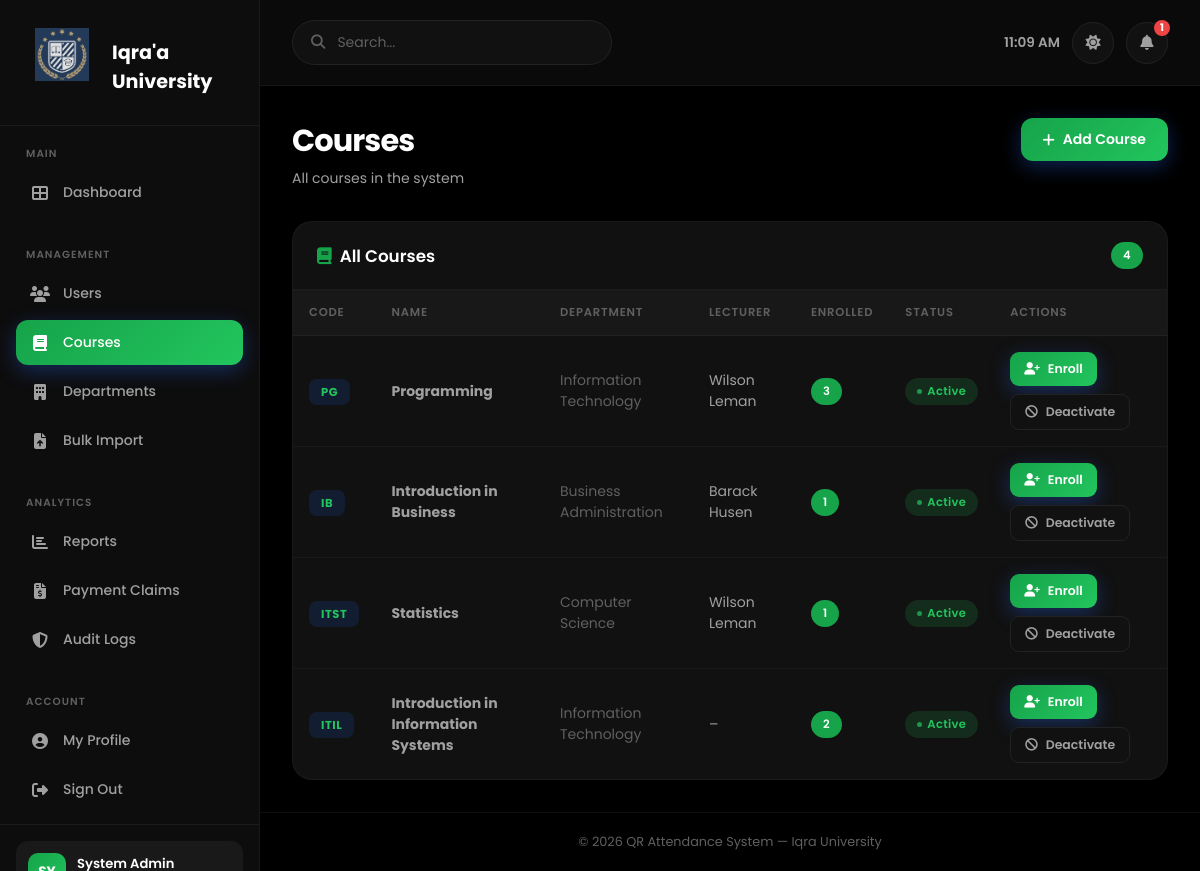
Page /admin/courses (signed in) on the committed database.
### tables this page shows
CREATE TABLE `courses` (
  `id` int(10) UNSIGNED NOT NULL,
  `department_id` int(10) UNSIGNED DEFAULT NULL,
  `lecturer_id` int(10) UNSIGNED DEFAULT NULL,
  `code` varchar(30) NOT NULL,
  `name` varchar(180) NOT NULL,
  `description` text DEFAULT NULL,
  `credit_hours` tinyint(3) UNSIGNED DEFAULT 3,
  `semester` tinyint(3) UNSIGNED DEFAULT NULL,
  `year_of_study` tinyint(3) UNSIGNED DEFAULT NULL,
  `academic_year` varchar(10) DEFAULT NULL,
  `is_active` tinyint(1) NOT NULL DEFAULT 1,
  `created_at` timestamp NOT NULL DEFAULT current_timestamp()
);

CREATE TABLE `departments` (
  `id` int(10) UNSIGNED NOT NULL,
  `name` varchar(120) NOT NULL,
  `code` varchar(20) NOT NULL,
  `created_at` timestamp NOT NULL DEFAULT current_timestamp()
);

### app/core/Controller.php (called while the page is built, shortened)
<?php
class Controller
{
    public function __construct()
    {
        $this->db = Database::getInstance();
    }
    protected function view(string $view, array $data = []): void
    {
        extract($data, EXTR_SKIP);
        $file = APP_PATH . "/views/{$view}.php";
        require APP_PATH . '/views/layouts/header.php';
        require $file;
        require APP_PATH . '/views/layouts/footer.php';
    }
}

### app/controllers/AdminController.php (called while the page is built, shortened)
<?php
class AdminController extends Controller
{
    public function courses(): void
    {
        $courses = $this->db->all(
            "SELECT c.*, d.name AS dept_name, u.name AS lecturer_name,
                    COUNT(DISTINCT e.id) AS enrolled
               FROM courses c
               LEFT JOIN departments d ON d.id = c.department_id
               LEFT JOIN lecturers   l ON l.id = c.lecturer_id
               LEFT JOIN users       u ON u.id = l.user_id
               LEFT JOIN enrollments e ON e.course_id = c.id
              GROUP BY c.id ORDER BY c.created_at DESC"
        );
        $this->view('admin/courses', [
            'user'    => Auth::user(),
            'courses' => $courses,
            'flash'   => $this->getFlash(),
        ]);
    }
}

### public/index.php (called while the page is built, shortened)
<?php
require_once APP_PATH . '/core/Database.php';
require_once APP_PATH . '/core/Controller.php';
require_once APP_PATH . '/core/Router.php';
$router = new Router();
$router->get( '/',         'AuthController@showLogin');
$router->get( '/login',    'AuthController@showLogin');
$router->post('/login',    'AuthController@login');
$router->get( '/register', 'AuthController@showRegister');
$router->post('/register', 'AuthController@register');
$router->get( '/logout',   'AuthController@logout');
$router->get( '/forgot-password', 'AuthController@showForgotPassword');
$router->post('/forgot-password', 'AuthController@forgotPassword');
$router->get( '/reset-password',  'AuthController@showResetPassword');
$router->post('/reset-password',  'AuthController@resetPassword');
$router->get( '/profile',        'ProfileController@edit',   ['auth']);
$router->post('/profile/update', 'ProfileController@update', ['auth']);
$router->get('/attend/:token', 'AttendanceController@scan');
$router->get( '/student/dashboard',              'StudentController@dashboard',        ['auth','role:student']);
$router->get( '/student/courses/:id',            'StudentController@courseDetail',     ['auth','role:student']);
$router->post('/student/confirm-attendance/:id', 'StudentController@confirmAttendance',['auth','role:student']);
$router->get( '/lecturer/dashboard',             'LecturerController@dashboard',          ['auth','role:lecturer']);
$router->get( '/lecturer/sessions',              'LecturerController@sessions',           ['auth','role:lecturer']);
$router->get( '/lecturer/sessions/create',       'LecturerController@createSessionForm',  ['auth','role:lecturer']);
$router->post('/lecturer/sessions/create',       'LecturerController@createSession',      ['auth','role:lecturer']);
$router->get( '/lecturer/sessions/:id/scan',     'LecturerController@scanView',           ['auth','role:lecturer']);
$router->post('/lecturer/sessions/:id/activate', 'LecturerController@activateSession',    ['auth','role:lecturer']);
$router->post('/lecturer/sessions/:id/close',    'LecturerController@closeSession',       ['auth','role:lecturer']);
$router->get( '/lecturer/sessions/:id/manual',   'LecturerController@manualAttendanceForm',['auth','role:lecturer']);
$router->post('/lecturer/sessions/:id/manual',   'LecturerController@manualAttendance',   ['auth','role:lecturer']);
$router->get( '/lecturer/claims',            'ClaimController@index',      ['auth','role:lecturer']);
$router->get( '/lecturer/claims/create',     'ClaimController@createForm', ['auth','role:lecturer']);
$router->post('/lecturer/claims/create',     'ClaimController@create',     ['auth','role:lecturer']);
$router->get( '/lecturer/claims/:id/print',  'ClaimController@printForm',  ['auth','role:lecturer']);
$router->post('/lecturer/claims/:id/submit', 'ClaimController@submit',     ['auth','role:lecturer']);
$router->get( '/lecturer/claims/:id',        'ClaimController@show',       ['auth','role:lecturer']);
$router->get( '/admin/dashboard',              'AdminController@dashboard',        ['auth','role:admin']);
$router->get( '/admin/users',                  'AdminController@users',            ['auth','role:admin']);
$router->get( '/admin/users/create',           'AdminController@createUserForm',   ['auth','role:admin']);
$router->post('/admin/users/create',           'AdminController@createUser',       ['auth','role:admin']);
$router->post('/admin/users/:id/toggle',       'AdminController@toggleUser',       ['auth','role:admin']);
$router->get( '/admin/courses',                'AdminController@courses',          ['auth','role:admin']);
$router->get( '/admin/courses/create',         'AdminController@createCourseForm', ['auth','role:admin']);
$router->post('/admin/courses/create',         'AdminController@createCourse',     ['auth','role:admin']);
$router->post('/admin/courses/:id/toggle',     'AdminController@toggleCourse',     ['auth','role:admin']);
$router->get( '/admin/courses/:id/enrollment', 'AdminController@enrollmentView',   ['auth','role:admin']);
$router->post('/admin/courses/:id/enroll',     'AdminController@enrollStudent',    ['auth','role:admin']);
$router->post('/admin/courses/:id/set-rep',    'AdminController@setClassRep',      ['auth','role:admin']);
$router->get( '/admin/departments',            'AdminController@departments',      ['auth','role:admin']);
$router->post('/admin/departments/create',     'AdminController@createDepartment', ['auth','role:admin']);
$router->get( '/admin/reports',                'AdminController@reports',          ['auth','role:admin']);
$router->get( '/admin/reports/export',         'AdminController@exportReport',     ['auth','role:admin']);
$router->get( '/admin/claims',             'ClaimController@adminIndex', ['auth','role:admin']);
$router->post('/admin/claims/:id/approve', 'ClaimController@approve',    ['auth','role:admin']);
$router->post('/admin/claims/:id/reject',  'ClaimController@reject',     ['auth','role:admin']);
$router->get( '/admin/claims',             'ClaimController@adminIndex', ['auth','role:admin']);
$router->get( '/admin/claims/:id',         'ClaimController@adminView',  ['auth','role:admin']);
$router->post('/admin/claims/:id/approve', 'ClaimController@approve',    ['auth','role:admin']);
$router->post('/admin/claims/:id/reject',  'ClaimController@reject',     ['auth','role:admin']);
$router->get('/student/rep-dashboard', 'StudentController@repDashboard', ['auth','role:student']);
$router->get( '/admin/import',                'ImportController@index',           ['auth','role:admin']);
$router->post('/admin/import/students',       'ImportController@importStudents',  ['auth','role:admin']);
$router->post('/admin/import/lecturers',      'ImportController@importLecturers', ['auth','role:admin']);
$router->post('/admin/import/courses',        'ImportController@importCourses',   ['auth','role:admin']);
$router->get( '/admin/import/template/:type', 'ImportController@downloadTemplate',['auth','role:admin']);
$router->get( '/admin/import/logs',           'ImportController@logs',            ['auth','role:admin']);
$router->get('/admin/audit',        'AuditController@index',  ['auth','role:admin']);
$router->get('/admin/audit/export', 'AuditController@export', ['auth','role:admin']);
$router->get('/admin/audit/:id',    'AuditController@show',   ['auth','role:admin']);
$router->dispatch();

### app/config/database.php (called while the page is built)
<?php
return [
    'driver'   => 'mysql',
    'host'     => $_ENV['DB_HOST']     ?? 'localhost',
    'port'     => $_ENV['DB_PORT']     ?? '3306',
    'database' => $_ENV['DB_NAME']     ?? 'qr_attendance',
    'username' => $_ENV['DB_USER']     ?? 'root',
    'password' => $_ENV['DB_PASS']     ?? '',
    'charset'  => 'utf8mb4',
    'options'  => [
        PDO::ATTR_ERRMODE            => PDO::ERRMODE_EXCEPTION,
        PDO::ATTR_DEFAULT_FETCH_MODE => PDO::FETCH_ASSOC,
        PDO::ATTR_EMULATE_PREPARES   => false,
    ],
];

### app/core/Database.php (called while the page is built, shortened)
<?php
class Database
{
    private static ?Database $instance = null;
    private PDO $pdo;
    private function __construct()
    {
        $config = require APP_PATH . '/config/database.php';
        $dsn = sprintf(
            '%s:host=%s;port=%s;dbname=%s;charset=%s',
            $config['driver'],
            $config['host'],
            $config['port'],
            $config['database'],
            $config['charset']
        );
        try {
            $this->pdo = new PDO($dsn, $config['username'], $config['password'], $config['options']);
        } catch (PDOException $e) {
            error_log('DB connection failed: ' . $e->getMessage());
            throw new RuntimeException('Database connection failed. Check logs for details.');
        }
    }
    public static function getInstance(): self
    {
        if (self::$instance === null) {
            self::$instance = new self();
        }
        return self::$instance;
    }
    private function run(string $sql, array $params = []): PDOStatement
    {
        $stmt = $this->pdo->prepare($sql);
        $stmt->execute($params);
        return $stmt;
    }
    public function all(string $sql, array $params = []): array
    {
        return $this->run($sql, $params)->fetchAll();
    }
}

### app/views/admin/courses.php (the view, shortened to what this page needs)
<div class="page-title">
    <div>
        <h1>Courses</h1>
        <p>All courses in the system</p>
    </div>
    <a href="<?= BASE_URL ?>/admin/courses/create" class="btn btn-primary">
        <i class="fas fa-plus"></i> Add Course
    </a>
</div>
<div class="panel">
    <div class="panel-header">
        <h2><i class="fas fa-book" style="color:var(--primary);margin-right:8px"></i>All Courses</h2>
        <span class="badge badge-count"><?= count($courses) ?></span>
    </div>
    <div class="table-wrap">
        <?php if (empty($courses)): ?>
        <div class="empty-state">
            <div class="empty-icon">📖</div>
            <p>No courses yet.</p>
            <a href="<?= BASE_URL ?>/admin/courses/create" class="btn btn-primary">
                <i class="fas fa-plus"></i> Create First Course
            </a>
        </div>
        <?php else: ?>
        <table class="table">
            <thead>
                <tr>
                    <th>Code</th><th>Name</th><th>Department</th>
                    <th>Lecturer</th><th>Enrolled</th>
                    <th>Status</th><th>Actions</th>
                </tr>
            </thead>
            <tbody>
            <?php foreach ($courses as $c): ?>
                <tr>
                    <td>
                        <span class="course-code-badge"><?= htmlspecialchars($c['code']) ?></span>
                    </td>
                    <td><strong><?= htmlspecialchars($c['name']) ?></strong></td>
                    <td style="color:var(--text-muted)"><?= htmlspecialchars($c['dept_name'] ?? '–') ?></td>
                    <td><?= htmlspecialchars($c['lecturer_name'] ?? '–') ?></td>
                    <td>
                        <span class="badge badge-count"><?= (int)$c['enrolled'] ?></span>
                    </td>
                    <td>
                        <span class="badge <?= $c['is_active'] ? 'badge-active' : 'badge-closed' ?>">
                            <?= $c['is_active'] ? 'Active' : 'Inactive' ?>
                        </span>
                    </td>
                    <td>
                        <div style="display:flex;gap:8px;flex-wrap:wrap">
                            <a href="<?= BASE_URL ?>/admin/courses/<?= $c['id'] ?>/enrollment"
                               class="btn btn-sm btn-primary">
                                <i class="fas fa-user-plus"></i> Enroll
                            </a>
                            <form method="POST" action="<?= BASE_URL ?>/admin/courses/<?= $c['id'] ?>/toggle" style="display:inline">
                                <button class="btn btn-sm btn-secondary">
                                    <i class="fas fa-<?= $c['is_active'] ? 'ban' : 'check' ?>"></i>
                                    <?= $c['is_active'] ? 'Deactivate' : 'Activate' ?>
                                </button>
                            </form>
                        </div>
                    </td>
                </tr>
            <?php endforeach; ?>
            </tbody>
        </table>
        <?php endif; ?>
    </div>
</div>

### app/core/Router.php (shortened to what this page needs)
<?php
class Router
{
    private array $routes = [];
    private function addRoute(string $method, string $path, string $handler, array $middleware): void
    {
        $this->routes[] = compact('method', 'path', 'pattern', 'handler', 'middleware');
    }
    public function dispatch(): void
{
    $method     = $_SERVER['REQUEST_METHOD'];
    $requestUri = strtok($_SERVER['REQUEST_URI'], '?');
    $scriptDir  = str_replace('\\', '/', dirname($_SERVER['SCRIPT_NAME']));
    $basePath   = rtrim($scriptDir, '/');
    $uri        = '/' . ltrim(substr($requestUri, strlen($basePath)), '/');
    $uri = preg_replace('#^/index\.php(/|$)#', '/', $uri);
    foreach ($this->routes as $route) {
            if ($route['method'] !== $method) {
                continue;
            }
            if (!preg_match($route['pattern'], $uri, $matches)) {
                continue;
            }
            $params = array_filter($matches, 'is_string', ARRAY_FILTER_USE_KEY);
            [$class, $action] = explode('@', $route['handler']);
            $controller = new $class();
            $controller->$action($params);
            return;
        }
    }
}

### rows in the picture
courses: code "PG", name "Programming", department.name "Information Technology", lecturer_name "Wilson Leman", enrolled "3", is_active "Active"
courses: code "IB", name "Introduction in Business", department.name "Business Administration", lecturer_name "Barack Husen", enrolled "1", is_active "Active"
courses: code "ITST", name "Statistics", department.name "Computer Science", lecturer_name "Wilson Leman", enrolled "1", is_active "Active"
courses: code "ITIL", name "Introduction in Information Systems", department.name "Information Technology", lecturer_name "–", enrolled "2", is_active "Active"

### other values in the picture
count($courses) "4"
